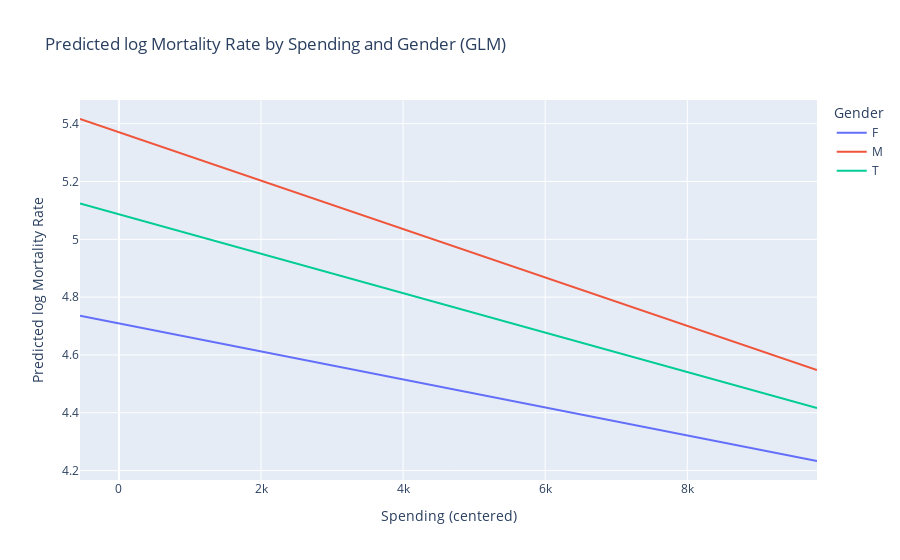

The notebook cell this image was saved under:
### Markdown cell above
#### **Marginal effects (GLM predictions by gender & spending)**

### Code cell
# Create grid
spending_range = np.linspace(data_small.Spending_centered.min(), data_small.Spending_centered.max(), 100)
genders = ["F", "M", "T"]
year_mean = data_small.Year_centered.mean()

pred_data = pd.DataFrame([
    {"Spending_centered": s, "Gender": g, "Year_centered": year_mean}
    for g in genders for s in spending_range
])


pred_data["Predicted"] = glm_model.predict(pred_data)

# Plot with Plotly
fig = px.line(
    pred_data,
    x="Spending_centered",
    y="Predicted",
    color="Gender",
    title="Predicted log Mortality Rate by Spending and Gender (GLM)",
    labels={
        "Spending_centered": "Spending (centered)",
        "Predicted": "Predicted log Mortality Rate",
        "C(Gender)": "Gender"
    }
)
fig.show()
